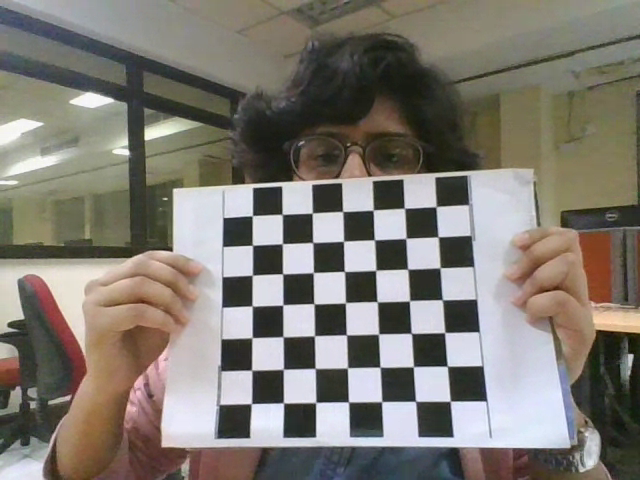
#> input picture frame 44 of Augmented_Reality/video1.webm, 640 x 480 px, given in place of 1.mp4, which was not available
$ python thirdPrev.py   (older library calls are emulated)
#> lines starting #> are read from the running program, lines starting #| are printed output that depends on the picture; after the words box and inside, x2 and y2 are one past the last pixel; in counts of white or black regions, pixels touching at a corner belong together; pictures that were not available may be replaced by others from this repository, and a replacement may not be noted

# with morphological transform

import numpy as np
import cv2
cap = cv2.VideoCapture('1.mp4')
kernel = cv2.getStructuringElement(cv2.MORPH_ELLIPSE,(3,3))

# fgbg = cv2.createBackgroundSubtractorGMG()
fgbg = cv2.createBackgroundSubtractorMOG2()

kernel = np.ones((3,3),np.uint8)
# more sizeof kernel is making less noise but after a reach, its reducing main foreground too
# element = cv2.getStructuringElement(cv2.MORPH_CROSS,(3,3))

thetaG = 0
rhomin = 0
rhomax = 0

while(1):
    ret, frame = cap.read()
#> frame is the input picture: shape (480, 640, 3); mean B, G, R 114, 121.9, 126.9
    skel = np.zeros(frame.shape,np.uint8)
    # frame = cv2.cvtColor(frame, cv2.COLOR_BGR2GRAY)
    fgmask = fgbg.apply(frame)
#> fgmask: shape (480, 640); every value is 127


    # Opening is just another name of erosion followed by dilation
    fgmask = cv2.morphologyEx(fgmask, cv2.MORPH_OPEN, kernel)

    # It erodes away the boundaries of foreground object | A pixel in the original image (either 1 or 0) will be considered 1 only if all the pixels under the kernel is 1, otherwise it is eroded (made to zero).
    erosion = cv2.erode(fgmask,kernel,iterations=1)

    #for boundry derivative - no need coz using canny boundry detector
    # sobelx = cv2.Sobel(fgmask,cv2.CV_64F,1,0,ksize=3)
    # sobely = cv2.Sobel(fgmask,cv2.CV_64F,0,1,ksize=3)
    # laplacian = cv2.Laplacian(fgmask,cv2.CV_64F)

    # for canny edge detector | This makes the width of boundry = 1 | So erode after canny should not be used
    edges = cv2.Canny(fgmask,50,150,apertureSize = 3)
#> edges: shape (480, 640); every value is 0

    # This will make the lines thicker which will help fit the Hough lines better | This is practically not working
    # edges = cv2.dilate(edges,kernel,iterations = 1)

    lines = cv2.HoughLines(edges,1,np.pi/180,170) # last param is the threshold
#> lines = None
    circles = cv2.HoughCircles(edges, cv2.HOUGH_GRADIENT, 1.2, 200)
#> circles = None

    # [19 lines of commented-out code are left out]

    rhoG = 0
    count = 0

    if lines is not None:
        for line in lines:
            for rho,theta in line:
                rhoG = (rho+rhoG*count)/(count+1)
                rhomin = min(rhoG, rho)
                rhomax = max(rhoG, rho)
                thetaG = (theta+thetaG*count)/(count+1)
        count += 1

    rhoMedian = (rhomin+rhomax)/2
    a = np.cos(thetaG)
    b = np.sin(thetaG)
    x0 = a*rhoMedian
    y0 = b*rhoMedian
    x1 = int(x0 + 1000*(-b))
    y1 = int(y0 + 1000*(a))
    x2 = int(x0 - 1000*(-b))
    y2 = int(y0 - 1000*(a))

    # now the line is generated on to the original colored frame
    cv2.line(frame,(x1,y1),(x2,y2),(255,0,0),2)
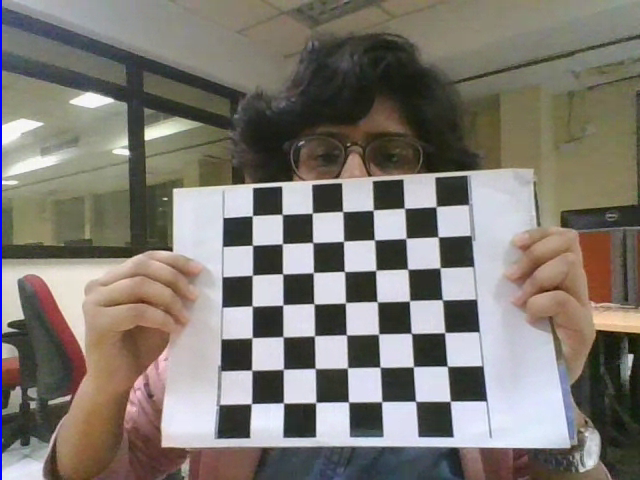
#> frame: shape (480, 640, 3); 0.31% of pixels changed, all inside (x1, y1, x2, y2) = (0, 0, 2, 480)

    # if circles is not None:
    #     circles = np.round(circles[0, :]).astype("int")
    #     for (x, y, r) in circles:
    #         # draw the circle in the output image, then draw a rectangle
    #         # corresponding to the center of the circle
    #         cv2.circle(frame, (x, y), r, (0, 255, 0), 4)

    #         #rectangle for center
    #         #cv2.rectangle(frame, (x - 5, y - 5), (x + 5, y + 5), (0, 128, 255), -1)


    cv2.imshow('frame',frame)
    k = cv2.waitKey(1) & 0xff
#> (key Esc is pressed here)
    if k == 27:
        break
cap.release()
cv2.destroyAllWindows()

# How to retain edges in every frame,since all frames are different - Done by a,b,c,d

$ run again, starting later in the video
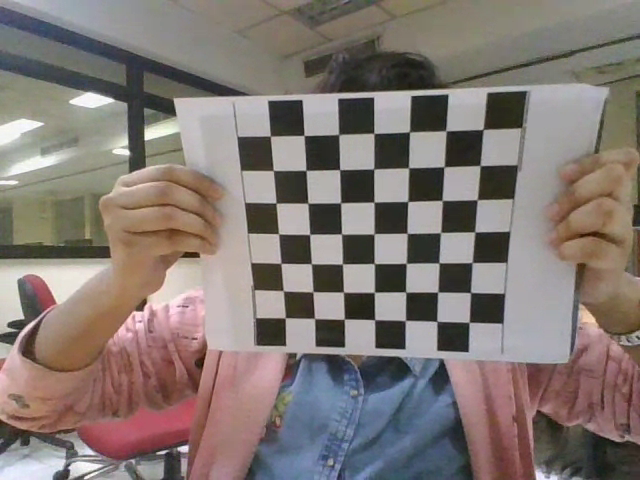
#> input picture frame 199 of Augmented_Reality/video1.webm, 640 x 480 px, given in place of 1.mp4, which was not available
#> frame is the input picture: shape (480, 640, 3); mean B, G, R 114.9, 119.6, 130.1
#> fgmask: shape (480, 640); every value is 127
#> edges: shape (480, 640); every value is 0
#> lines = None
#> `cv2.line(frame,(x1,y1),(x2,y2),(255,0,0),2)`:
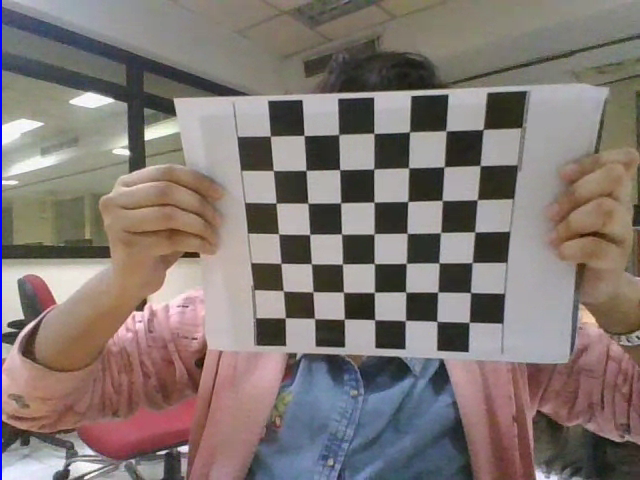
#> frame: shape (480, 640, 3); 0.31% of pixels changed, all inside (x1, y1, x2, y2) = (0, 0, 2, 480)

$ run again, starting later in the video
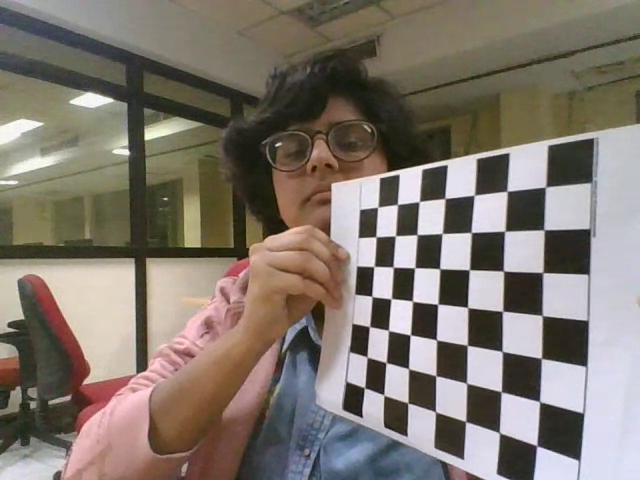
#> input picture frame 354 of Augmented_Reality/video1.webm, 640 x 480 px, given in place of 1.mp4, which was not available
#> frame is the input picture: shape (480, 640, 3); mean B, G, R 110.2, 119.3, 128.3
#> fgmask: shape (480, 640); every value is 127
#> edges: shape (480, 640); every value is 0
#> lines = None
#> `cv2.line(frame,(x1,y1),(x2,y2),(255,0,0),2)`:
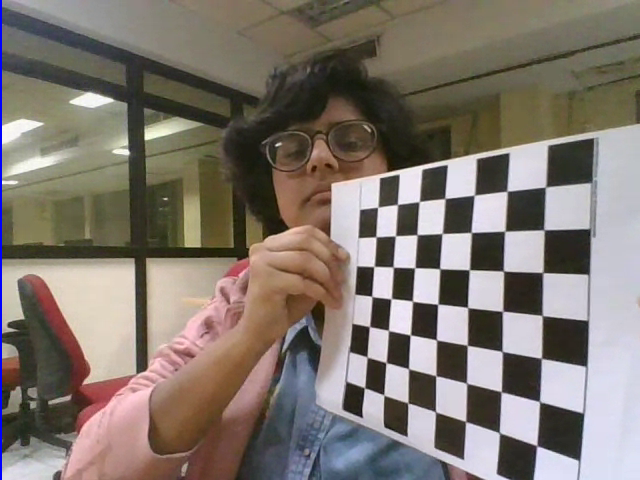
#> frame: shape (480, 640, 3); 0.31% of pixels changed, all inside (x1, y1, x2, y2) = (0, 0, 2, 480)
